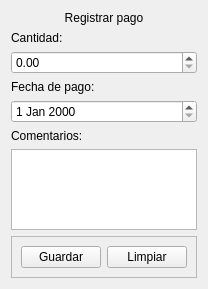
          <widget class="QWidget" name="scrollAreaWidgetContents_8">
           <property name="geometry">
            <rect>
             <x>0</x>
             <y>0</y>
             <width>194</width>
             <height>289</height>
            </rect>
           </property>
           <layout class="QVBoxLayout" name="verticalLayout_6">
            <item>
             <widget class="QLabel" name="label_payment_register">
              <property name="text">
               <string>Registrar pago</string>
              </property>
              <property name="alignment">
               <set>Qt::AlignCenter</set>
              </property>
             </widget>
            </item>
            <item>
             <widget class="QLabel" name="label_payment_create_quantity">
              <property name="text">
               <string>Cantidad:</string>
              </property>
             </widget>
            </item>
            <item>
             <widget class="QDoubleSpinBox" name="double_spin_box_payment_create_quantity">
              <property name="maximum">
               <double>500000.989999999990687</double>
              </property>
             </widget>
            </item>
            <item>
             <widget class="QLabel" name="label_payment_create_payment_date">
              <property name="text">
               <string>Fecha de pago:</string>
              </property>
             </widget>
            </item>
            <item>
             <widget class="QDateEdit" name="date_edit_payment_create_payment_date"/>
            </item>
            <item>
             <widget class="QLabel" name="label_payment_create_comments">
              <property name="text">
               <string>Comentarios:</string>
              </property>
             </widget>
            </item>
            <item>
             <widget class="QPlainTextEdit" name="plain_text_edit_payment_create_comments"/>
            </item>
            <item>
             <spacer name="vertical_spacer_payment_create">
              <property name="orientation">
               <enum>Qt::Vertical</enum>
              </property>
              <property name="sizeHint" stdset="0">
               <size>
                <width>20</width>
                <height>40</height>
               </size>
              </property>
             </spacer>
            </item>
            <item>
             <widget class="QFrame" name="frame_6">
              <property name="frameShape">
               <enum>QFrame::StyledPanel</enum>
              </property>
              <property name="frameShadow">
               <enum>QFrame::Raised</enum>
              </property>
              <layout class="QHBoxLayout" name="horizontalLayout_8">
               <item>
                <widget class="QPushButton" name="push_button_payment_create_save">
                 <property name="text">
                  <string>Guardar</string>
                 </property>
                </widget>
               </item>
               <item>
                <widget class="QPushButton" name="push_button_payment_create_clean">
                 <property name="text">
                  <string>Limpiar</string>
                 </property>
                </widget>
               </item>
              </layout>
             </widget>
            </item>
           </layout>
          </widget>
